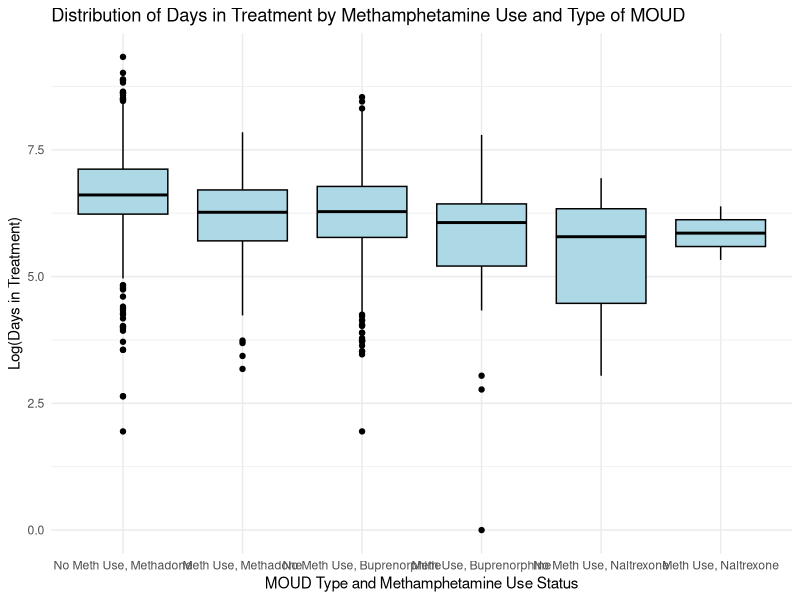
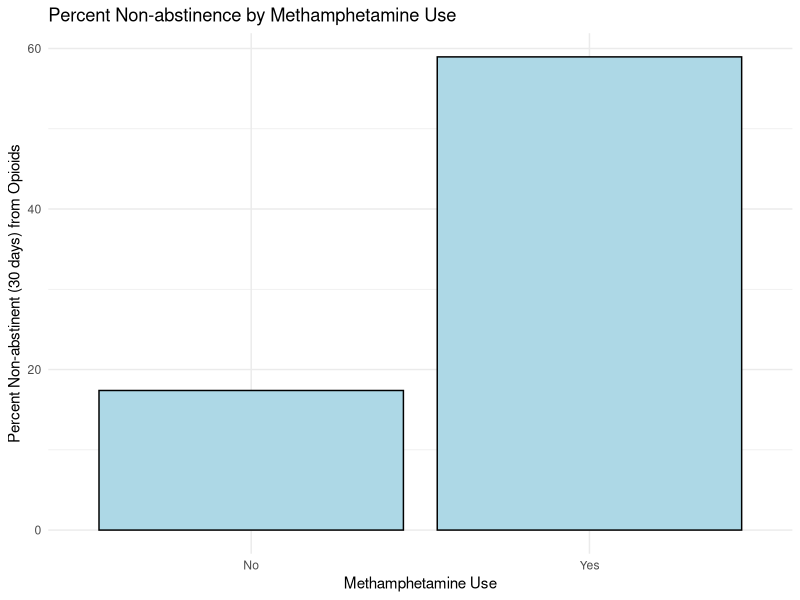
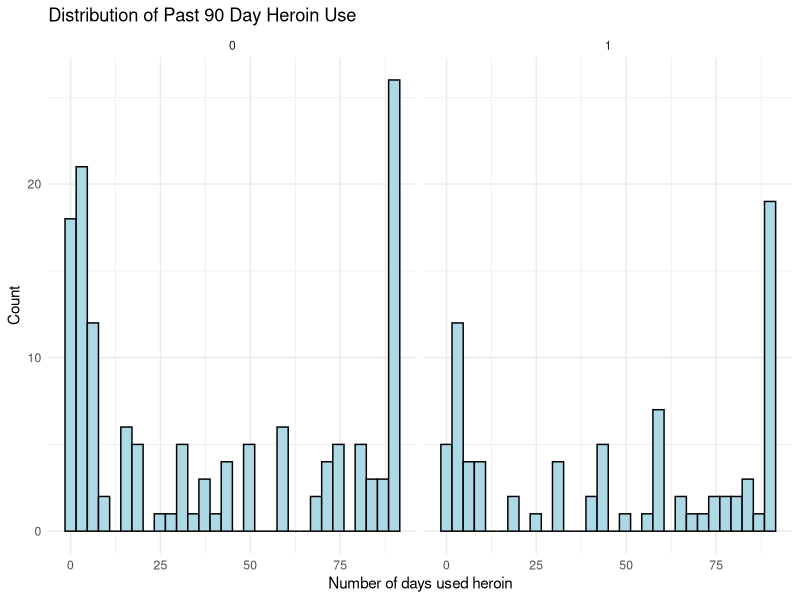

R code for these plots, in order:
## ---- chunk 1
library(here)
library(tidyverse)
library(ggplot2)
library(readr)
library(dplyr)
library(forcats)

moud <- read_csv(here::here("data", "Patient-18-month-Data.csv"))
moud_clean <- moud %>%
  filter(responded == 1 & MAT_COUN != 4) %>% # remove no response records, only counseling tx
  mutate(daysinxtx = as.numeric(daysinxtx),
         HU6 = as.numeric(HU6))
## ---- chunk 2
retention_summary <- moud_clean %>% # retention by meth use and type of MOUD 
  group_by(SU10_10, MAT_COUN) %>%
  summarize(mean(daysinxtx)) %>% 
  rename(
    MOUD = MAT_COUN,
    Meth_Use = SU10_10)

boxplot <- moud_clean %>% # boxplot comparing days in tx by lifetime meth use
  ggplot(aes(x = interaction(SU10_10, MAT_COUN), y = log(daysinxtx))) + 
  geom_boxplot(fill = "lightblue", color = "black") + 
  labs(title = "Distribution of Days in Treatment by Methamphetamine Use and Type of MOUD",
       x = "MOUD Type and Methamphetamine Use Status",
       y = "Log(Days in Treatment)") +
  scale_x_discrete(
    labels = c(
      "0.1" = "No Meth Use, Methadone", 
      "1.1" = "Meth Use, Methadone",
      "0.2" = "No Meth Use, Buprenorphine", 
      "1.2" = "Meth Use, Buprenorphine",
      "0.3" = "No Meth Use, Naltrexone", 
      "1.3" = "Meth Use, Naltrexone"
    )) +
  theme_minimal()
print(boxplot)
## ---- chunk 3
#| column: margin

knitr::kable(
  retention_summary[1:6, 1:3]
)
## ---- chunk 4
abstinence_summary <- moud_clean %>% # percent 30 day abstinence by meth use
  group_by(SU10_10) %>%
  filter(abstinent30ohf != "U") %>%
  count(abstinent30ohf) %>%
  mutate(percent = n / sum(n) * 100)
  
bargraph <- abstinence_summary %>% # bargraph comparing percent abstinence by lifetime meth use
  filter(abstinent30ohf == 0) %>%  
  ggplot(aes(x = SU10_10, y = percent)) +  
  geom_bar(stat = "identity", fill = "lightblue", color = "black") + 
  labs(title = "Percent Non-abstinence by Methamphetamine Use",
       x = "Methamphetamine Use",
       y = "Percent Non-abstinent (30 days) from Opioids") +
  scale_x_discrete(
    breaks = c(0, 1),
    labels = c("No", "Yes")
  ) +
  theme_minimal()
print(bargraph)
## ---- chunk 5
histogram <- moud_clean %>% # histogram of the distribution of frequency of heroin use in past 90 days by lifetime meth use
  ggplot(aes(x = HU6)) +
  geom_histogram(fill = "lightblue", color = "black") +  
  facet_wrap(~SU10_10) + 
  labs(title = "Distribution of Past 90 Day Heroin Use",
       x = "Number of days used heroin",
       y = "Count") +
  theme_minimal()
print(histogram)
